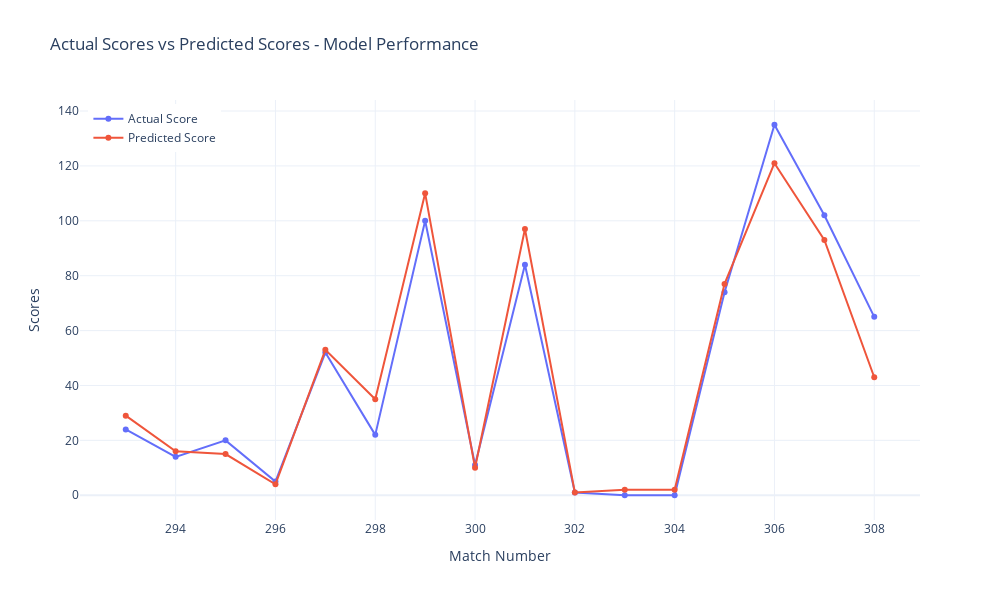

This figure's notebook cell:
### Code cell
## Plotly
import plotly.graph_objects as go

fig = go.Figure()

fig.add_trace(
    go.Scatter(
        x=xtest['Match'],
        y=xtest['Actual Score'],
        mode='lines+markers',
        name='Actual Score',
        marker=dict(symbol='circle'),
        line=dict(width=2)
    )
)

fig.add_trace(
    go.Scatter(
        x=xtest['Match'],
        y=xtest['Predicted Score'],
        mode='lines+markers',
        name='Predicted Score',
        marker=dict(symbol='circle'),
        line=dict(width=2)
    )
)

fig.update_layout(
    title='Actual Scores vs Predicted Scores - Model Performance',
    xaxis_title='Match Number',
    yaxis_title='Scores',
    width=1000,
    height=600,
    template='plotly_white',
    legend=dict(x=0.01, y=0.99)
)

fig.show()

### Figure 1 — Plotly figure (JSON) as saved in the notebook; plotly's stock layout.template omitted (floating-point values rounded to 4 significant figures)
{"data": [{"line": {"width": 2}, "marker": {"symbol": "circle"}, "mode": "lines+markers", "name": "Actual Score", "type": "scatter", "x": [293, 294, 295, 296, 297, 298, 299, 300, 301, 302, 303, 304, 305, 306, 307, 308], "y": [24, 14, 20, 5, 52, 22, 100, 11, 84, 1, 0, 0, 74, 135, 102, 65]}, {"line": {"width": 2}, "marker": {"symbol": "circle"}, "mode": "lines+markers", "name": "Predicted Score", "type": "scatter", "x": [293, 294, 295, 296, 297, 298, 299, 300, 301, 302, 303, 304, 305, 306, 307, 308], "y": [29, 16, 15, 4, 53, 35, 110, 10, 97, 1, 2, 2, 77, 121, 93, 43]}], "layout": {"height": 600, "legend": {"x": 0.01, "y": 0.99}, "title": {"text": "Actual Scores vs Predicted Scores - Model Performance"}, "width": 1000, "xaxis": {"title": {"text": "Match Number"}}, "yaxis": {"title": {"text": "Scores"}}}}
